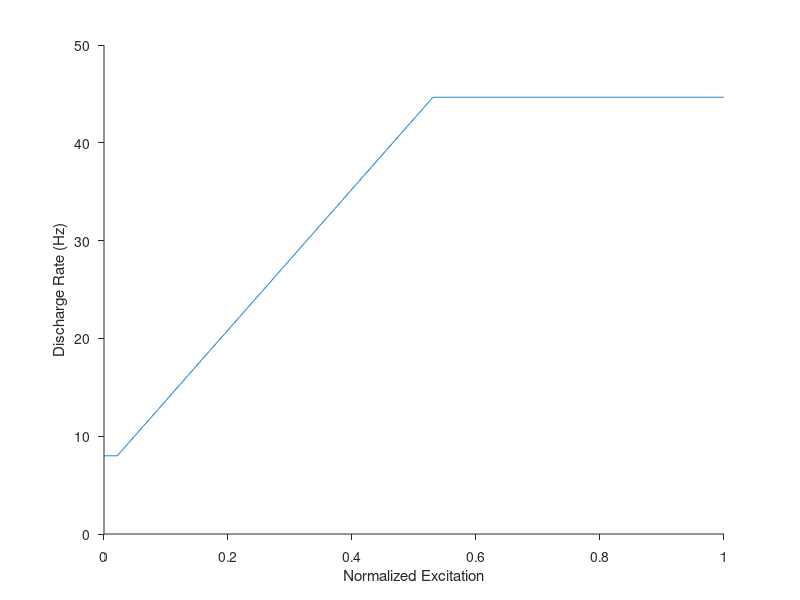
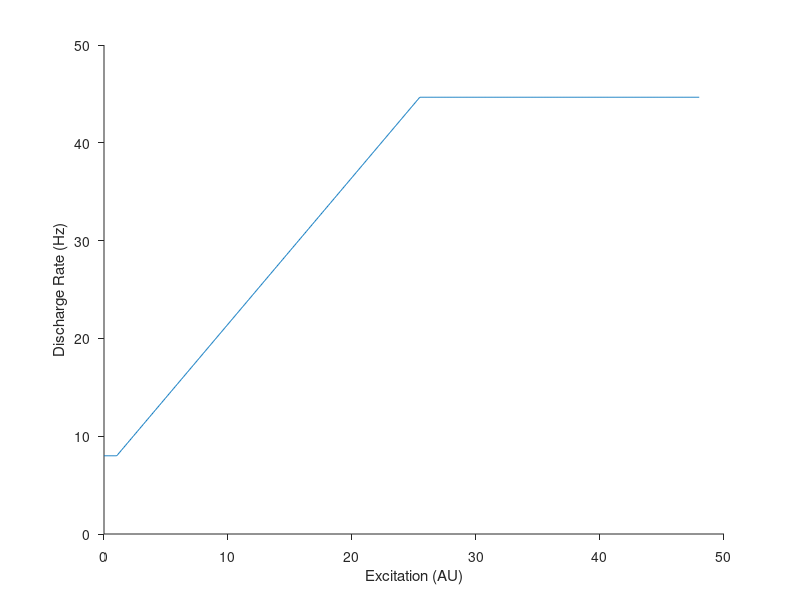
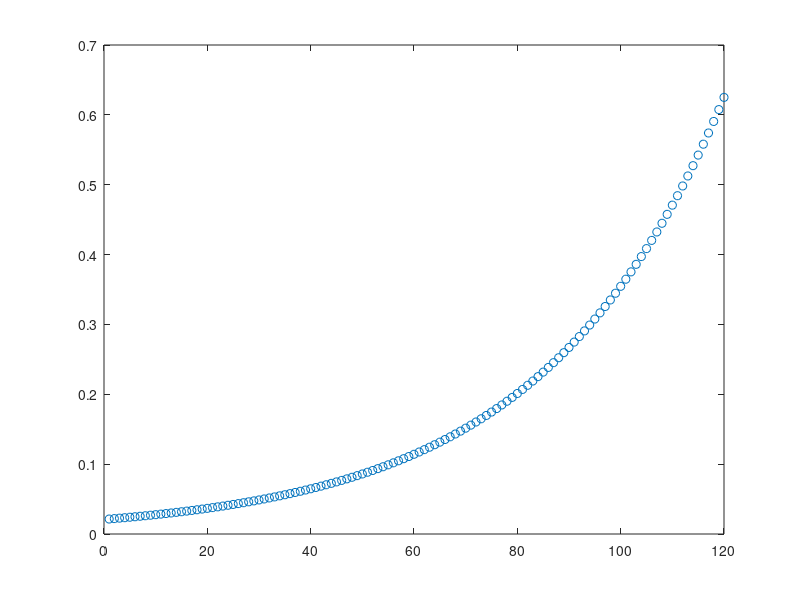

Here is the MATLAB script that generated these plots, in order:
%close all
clear all
clc

N = 120;
RR = 30;     %65 for U_r = 0.8
MFR = 8;
g_e = 1.5;
PFR1 = 45;
PFRD = 10;

i = 1:N; %motor unit identification index
a = log(RR)/N; %coefficient to establish a range of threshold values
RTE = exp(a*i); %recruitment threshold excitation
RTEn = exp(a*N); %recruitment threshold of the last motor unit
PFR = PFR1 - PFRD * (RTE./RTEn); %peak firing rate
PFRn = PFR1 - PFRD; %peak firing rate of the last motor unit
Emax = RTEn + (PFRn - MFR)/g_e; %maximum excitatory input

E = 0:0.001:1;
E = E*Emax;

testUnit = 1;
FR = g_e.*(E - RTE(testUnit)) + MFR;
FR(FR>=PFR(testUnit)) = PFR(testUnit);
FR(FR<=MFR(testUnit)) = MFR(testUnit);

%%
figure(1)
plot(E/Emax,FR)
xlabel('Normalized Excitation')
ylabel('Discharge Rate (Hz)')
set(gca,'TickDir','out');
set(gca,'box','off')
hold on 

figure(2)
plot(E,FR)
xlabel('Excitation (AU)')
ylabel('Discharge Rate (Hz)')
set(gca,'TickDir','out');
set(gca,'box','off')
hold on 

figure(3)
plot(RTE/Emax,'o')
hold on 


%%
% g = 0.1:0.1:2;
% RR = 1:400;
% Uth_n = zeros(length(g),length(RR));
% for i = 1:length(g)
%     Uth_n(i,:) = RR./(g(i)*RR+17);
% end
